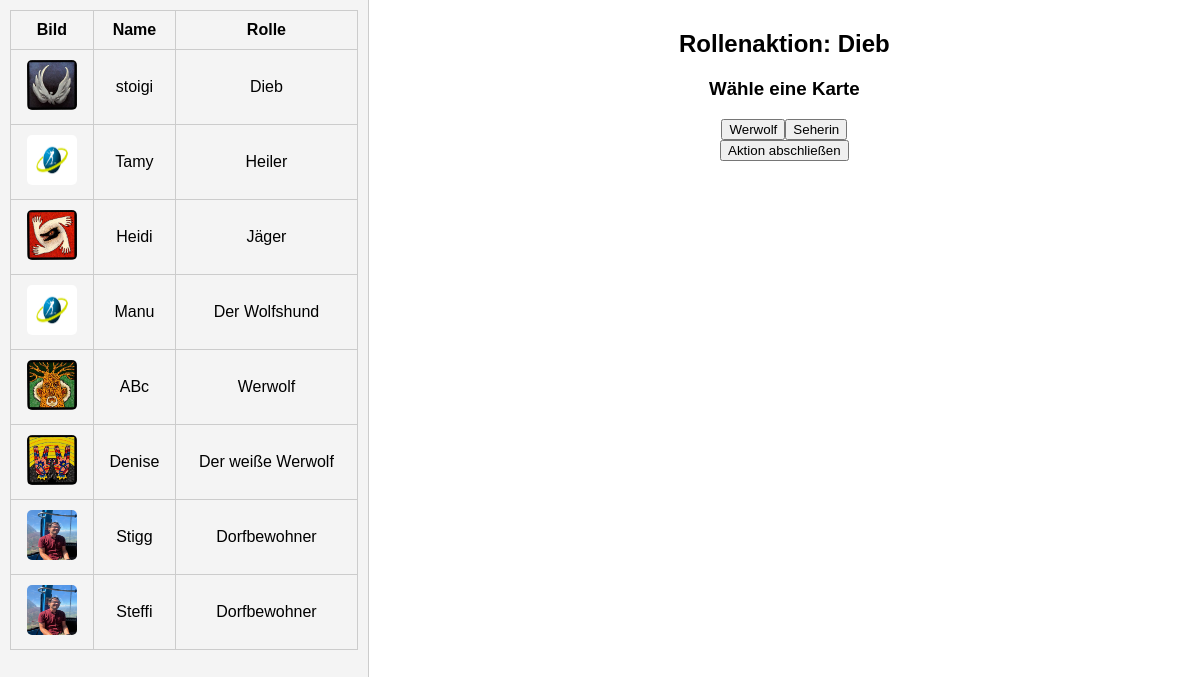
Screenshot of /night1 with the database file from the repository.
### tables this page shows
CREATE TABLE players (
                id INTEGER PRIMARY KEY AUTOINCREMENT,
                name TEXT UNIQUE NOT NULL,
                image TEXT
            , role TEXT);

### app.py (the view)
@app.route('/night1')
def night1():
    players = get_players_with_roles()
    return render_template('night1.html', players=players)

### app.py (called while the page is built)
def get_db_connection():
    conn = sqlite3.connect("players.db")
    conn.row_factory = sqlite3.Row  # Ermöglicht den Zugriff auf Spaltennamen
    return conn

def get_sorted_roles():
    with open("static/rollen/roles.json", "r", encoding="utf-8") as file:
        roles_data = json.load(file)
    sorted_roles = sorted(roles_data, key=lambda x: x.get("first_night", float("inf")))
    return sorted_roles

### templates/night1.html (shortened to what this page needs)
<!DOCTYPE html>
<html lang="en">
<head>
</head>
<body>
    <div class="left-panel">
        <table id="playersTable">
            <thead>
                <tr>
                    <th>Bild</th>
                    <th>Name</th>
                    <th>Rolle</th>
                </tr>
            </thead>
            <tbody>
                {% for player in players %}
                <tr>
                    <td><img src="{{ player.image }}" alt="{{ player.name }}"></td>
                    <td>{{ player.name }}</td>
                    <td>{{ player.role }}</td>
                </tr>
                {% endfor %}
            </tbody>
        </table>
    </div>
    <div class="right-panel">
        <div id="interactivePhase" class="interactive-phase">
            <h2 id="roleTitle">Rollenaktion</h2>
            <div id="roleContent">
            </div>
            <div>
                <button onclick="completeAction()">Aktion abschließen</button>
            </div>
        </div>
    </div>
</body>
</html>

### templates/night1.html (style rules this page uses)
body { font-family: Arial, sans-serif; margin: 0; display: flex; }
.left-panel, .right-panel { height: 100vh; overflow-y: auto; }
.left-panel { width: 30%; background-color: #f4f4f4; border-right: 1px solid #ccc; padding: 10px; }
.right-panel { width: 70%; padding: 10px; }
table { width: 100%; border-collapse: collapse; }
th, td { border: 1px solid #ccc; padding: 10px; text-align: center; }
th { background-color: #f4f4f4; }
img { width: 50px; height: 50px; border-radius: 5px; }
.interactive-phase { display: none; text-align: center; margin-top: 20px; }
.interactive-phase.active { display: block; }

### rows the page displays
players: image (picture), name "stoigi", role "Dieb"
players: image (picture), name "Tamy", role "Heiler"
players: image (picture), name "Heidi", role "Jäger"
players: image (picture), name "Manu", role "Der Wolfshund"
players: image (picture), name "ABc", role "Werwolf"
players: image (picture), name "Denise", role "Der weiße Werwolf"
players: image (picture), name "Stigg", role "Dorfbewohner"
players: image (picture), name "Steffi", role "Dorfbewohner"
